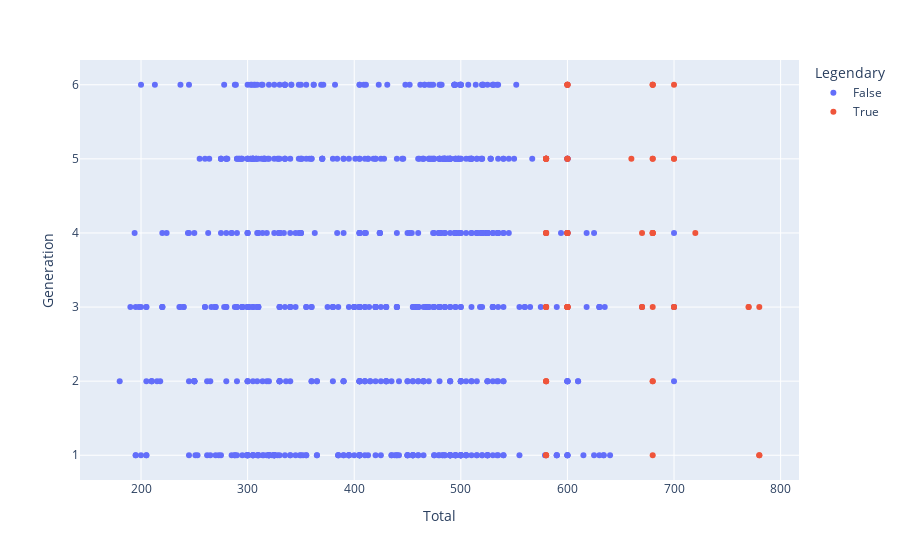

Source (notebook cell):
### Code cell
fig = px.scatter(data, x="Total",y='Generation', color='Legendary')
fig.show()

### Figure 1 — Plotly figure (JSON) as saved in the notebook; plotly's stock layout.template omitted (floating-point values rounded to 4 significant figures; data arrays with more than 128 entries replaced by an {"elided": "..."} marker saying what was removed)
{"data": [{"hovertemplate": "Legendary=False<br>Total=%{x}<br>Generation=%{y}<extra></extra>", "legendgroup": "False", "marker": {"color": "#636efa", "symbol": "circle"}, "mode": "markers", "name": "False", "orientation": "v", "showlegend": true, "type": "scatter", "x": {"elided": "735 int values"}, "xaxis": "x", "y": {"elided": "735 int values"}, "yaxis": "y"}, {"hovertemplate": "Legendary=True<br>Total=%{x}<br>Generation=%{y}<extra></extra>", "legendgroup": "True", "marker": {"color": "#EF553B", "symbol": "circle"}, "mode": "markers", "name": "True", "orientation": "v", "showlegend": true, "type": "scatter", "x": [580, 580, 580, 680, 780, 780, 580, 580, 580, 680, 680, 580, 580, 580, 600, 700, 600, 700, 670, 770, 670, 770, 680, 780, 600, 600, 600, 600, 600, 580, 580, 580, 680, 680, 600, 670, 680, 680, 600, 600, 600, 720, 600, 580, 580, 580, 580, 580, 580, 580, 680, 680, 600, 600, 660, 700, 700, 680, 680, 600, 600, 700, 600, 680, 600], "xaxis": "x", "y": [1, 1, 1, 1, 1, 1, 2, 2, 2, 2, 2, 3, 3, 3, 3, 3, 3, 3, 3, 3, 3, 3, 3, 3, 3, 3, 3, 3, 3, 4, 4, 4, 4, 4, 4, 4, 4, 4, 4, 4, 4, 4, 5, 5, 5, 5, 5, 5, 5, 5, 5, 5, 5, 5, 5, 5, 5, 6, 6, 6, 6, 6, 6, 6, 6], "yaxis": "y"}], "layout": {"legend": {"title": {"text": "Legendary"}, "tracegroupgap": 0}, "margin": {"t": 60}, "xaxis": {"anchor": "y", "domain": [0, 1], "title": {"text": "Total"}}, "yaxis": {"anchor": "x", "domain": [0, 1], "title": {"text": "Generation"}}}}
